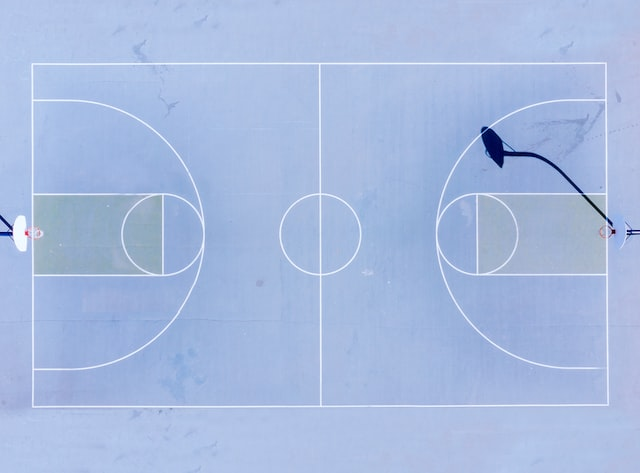
#> input picture Image processing/images/lines.jpg, 640 x 473 px
$ jupyter execute blend_image.ipynb   (shell and % lines are left out)
#> lines starting #> are read from the running program, lines starting #| are printed output that depends on the picture; after the words box and inside, x2 and y2 are one past the last pixel; in counts of white or black regions, pixels touching at a corner belong together
[cell 1]
import cv2 as cv
import matplotlib.pyplot as plt
import numpy as np

[cell 2]
img1 = cv.imread('images/lines.jpg')
#> img1 is the input picture: shape (473, 640, 3); mean B, G, R 224.1, 187.1, 167.3
img1 = cv.cvtColor(img1, cv.COLOR_BGR2RGB)
img2 = cv.imread('images/watermark.png')
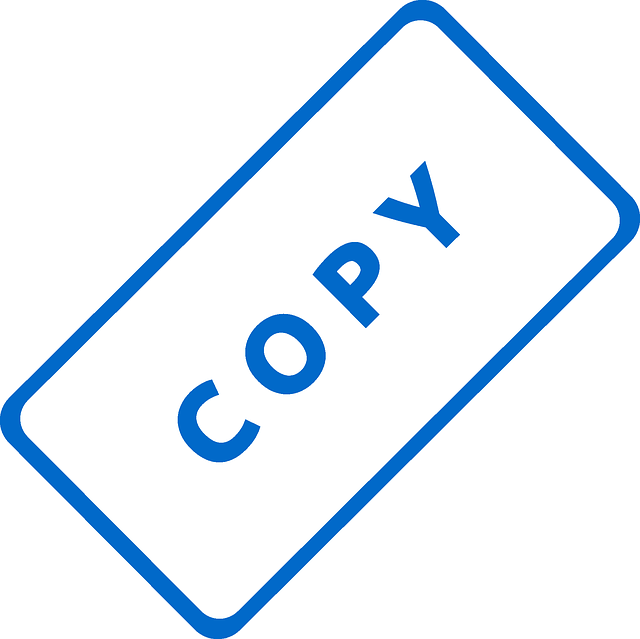
#> input picture Image processing/images/watermark.png, 640 x 639 px
#> img2 is the input picture: shape (639, 640, 3); mean B, G, R 249.6, 240.1, 230
img2 = cv.cvtColor(img2, cv.COLOR_BGR2RGB)

[cell 3]
plt.imshow(img1)

[cell 4]
plt.imshow(img2)

[cell 5]
img1.shape
#> Out = (473, 640, 3)

[cell 6]
img2.shape
#> Out = (639, 640, 3)

[cell 7]
# Blending images of the same size

[cell 8]
img1 = cv.resize(img1, (640, 640))
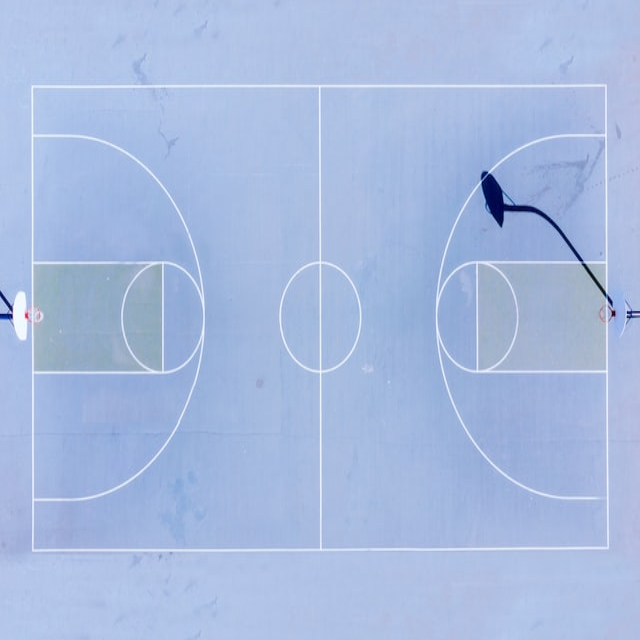
#> img1: shape (640, 640, 3); mean R, G, B 167.2, 187, 224
img2 = cv.resize(img2, (640, 640))
#> img2: shape (640, 640, 3)

[cell 9]
plt.imshow(img1)

[cell 10]
plt.imshow(img2)

[cell 11]
blended = cv.addWeighted(src1=img1, alpha=0.9, src2=img2, beta=0.1, gamma=0)

[cell 12]
plt.imshow(blended)

[cell 13]
# Overlay small image on top of a larger image (no blending)
# Numpy reassignment

[cell 14]
img1 = cv.imread('images/lines.jpg')
img1 = cv.cvtColor(img1, cv.COLOR_BGR2RGB)
img2 = cv.imread('images/watermark.png')
img2 = cv.cvtColor(img2, cv.COLOR_BGR2RGB)

[cell 15]
img2 = cv.resize(img2, (280, 340))
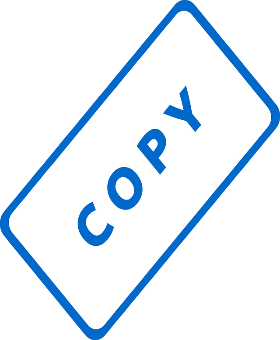
#> img2: shape (340, 280, 3); mean R, G, B 230, 240.1, 249.6

[cell 16]
plt.imshow(img2)

[cell 17]
large_img = img1
small_img = img2

[cell 18]
x_offset = 40
y_offset = 65

[cell 19]
x_end = x_offset + small_img.shape[1]
#> x_end = 320
y_end = y_offset + small_img.shape[0]
#> y_end = 405

[cell 20]
large_img[y_offset:y_end, x_offset:x_end] = small_img
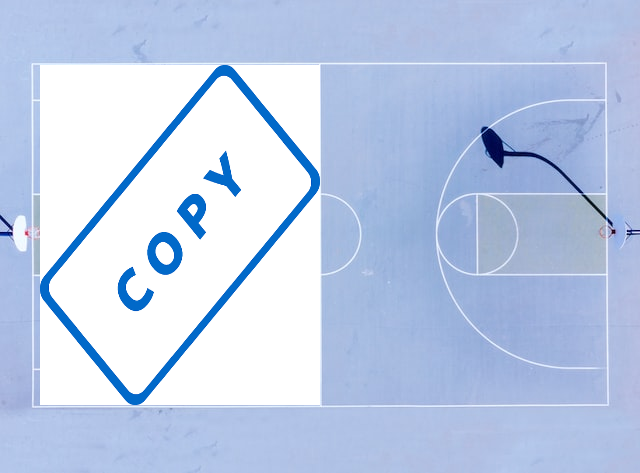
#> large_img: shape (473, 640, 3); mean R, G, B 188.6, 204.7, 232.8

[cell 21]
plt.imshow(large_img)

[cell 22]
# Blend together images of different sizes

[cell 23]
img1 = cv.imread('images/lines.jpg')
img1 = cv.cvtColor(img1, cv.COLOR_BGR2RGB)
img2 = cv.imread('images/watermark.png')
img2 = cv.cvtColor(img2, cv.COLOR_BGR2RGB)

[cell 24]
img2 = cv.resize(img2, (200, 200))
#> img2: shape (200, 200, 3)

[cell 25]
plt.imshow(img1)

[cell 26]
img1.shape
#> Out = (473, 640, 3)

[cell 27]
x_offset = img1.shape[1] - img2.shape[1]
#> x_offset = 440
y_offset = img1.shape[0] - img2.shape[0]
#> y_offset = 273

[cell 28]
rows, cols, channels = img2.shape
#> rows = 200; cols = 200

[cell 29]
roi = img1[y_offset:img1.shape[0], x_offset:img1.shape[1]]
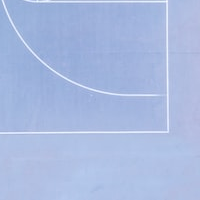
#> roi: shape (200, 200, 3); mean R, G, B 169.2, 186.8, 224.8

[cell 30]
plt.imshow(roi)

[cell 31]
mask = cv.cvtColor(img2, cv.COLOR_RGB2GRAY)
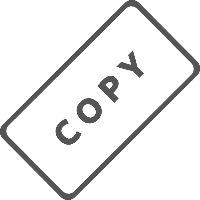
#> mask: shape (200, 200); min 71, max 255, mean 238

[cell 32]
plt.imshow(mask, cmap='gray')

[cell 33]
# Inverse
mask_inv = cv.bitwise_not(mask)
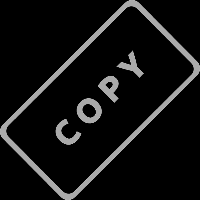
#> mask_inv: shape (200, 200); min 0, max 184, mean 17

[cell 34]
mask_inv.shape

[cell 35]
plt.imshow(mask_inv, cmap='gray')

[cell 36]
white_background = np.full(img2.shape, 255, dtype=np.uint8)
white_background.shape

[cell 37]
bk = cv.bitwise_or(white_background, white_background, mask=mask_inv)
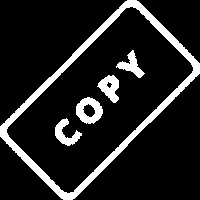
#> bk: shape (200, 200, 3); 12.5% white; 5 white regions, box (x1, y1, x2, y2) and area: (0, 0, 200, 200) 3584, (76, 97, 103, 124) 436, (97, 75, 119, 103) 356, (55, 118, 82, 146) 330, (116, 50, 145, 78) 306
#> white_background: shape (200, 200, 3); every value is 255

[cell 38]
plt.imshow(bk)

[cell 39]
bk.shape

[cell 40]
fg = cv.bitwise_or(img2, img2, mask=mask_inv)

[cell 41]
plt.imshow(fg)

[cell 42]
final_roi = cv.bitwise_or(roi, fg)
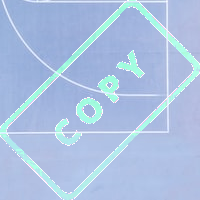
#> final_roi: shape (200, 200, 3); mean R, G, B 171.5, 194.1, 226

[cell 43]
plt.imshow(final_roi)

[cell 44]
large_img = img1
small_img = final_roi
small_img.shape

[cell 45]
large_img[y_offset:y_offset + small_img.shape[0], x_offset:x_offset+small_img.shape[1]] = small_img
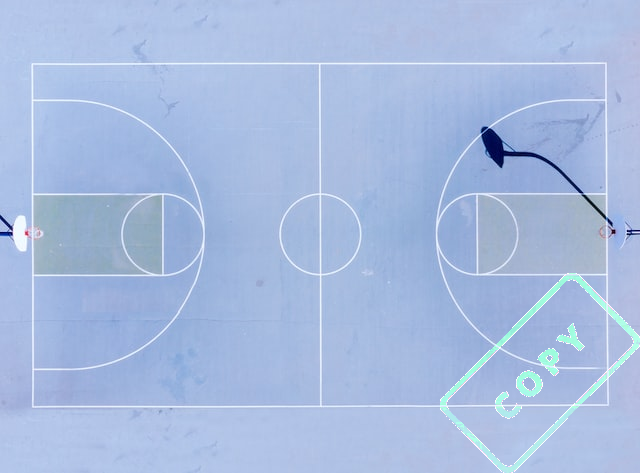
#> large_img: shape (473, 640, 3); mean R, G, B 167.6, 188.1, 224.2
